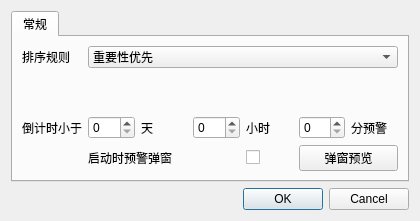
<?xml version="1.0" encoding="UTF-8"?>
<ui version="4.0">
 <class>setWin</class>
 <widget class="QDialog" name="setWin">
  <property name="windowModality">
   <enum>Qt::ApplicationModal</enum>
  </property>
  <property name="geometry">
   <rect>
    <x>0</x>
    <y>0</y>
    <width>420</width>
    <height>221</height>
   </rect>
  </property>
  <property name="minimumSize">
   <size>
    <width>420</width>
    <height>221</height>
   </size>
  </property>
  <property name="maximumSize">
   <size>
    <width>420</width>
    <height>221</height>
   </size>
  </property>
  <property name="windowTitle">
   <string>设置</string>
  </property>
  <property name="windowIcon">
   <iconset resource="source.qrc">
    <normaloff>:/图标/icon.ico</normaloff>:/图标/icon.ico</iconset>
  </property>
  <layout class="QGridLayout" name="gridLayout">
   <item row="1" column="0">
    <widget class="QDialogButtonBox" name="buttonBox">
     <property name="orientation">
      <enum>Qt::Horizontal</enum>
     </property>
     <property name="standardButtons">
      <set>QDialogButtonBox::Cancel|QDialogButtonBox::Ok</set>
     </property>
    </widget>
   </item>
   <item row="0" column="0">
    <widget class="QTabWidget" name="tabWidget">
     <property name="currentIndex">
      <number>0</number>
     </property>
     <widget class="QWidget" name="normalTab">
      <attribute name="title">
       <string>常规</string>
      </attribute>
      <layout class="QGridLayout" name="gridLayout_3">
       <item row="0" column="0">
        <layout class="QGridLayout" name="gridLayout_2">
         <item row="3" column="4">
          <widget class="QCheckBox" name="warningWinCheckBox">
           <property name="text">
            <string/>
           </property>
          </widget>
         </item>
         <item row="2" column="0">
          <widget class="QLabel" name="label_2">
           <property name="text">
            <string>倒计时小于</string>
           </property>
          </widget>
         </item>
         <item row="3" column="1" colspan="3">
          <widget class="QLabel" name="label_6">
           <property name="text">
            <string>启动时预警弹窗</string>
           </property>
          </widget>
         </item>
         <item row="0" column="1" colspan="6">
          <widget class="QComboBox" name="sortRuleComboBox">
           <item>
            <property name="text">
             <string>重要性优先</string>
            </property>
           </item>
           <item>
            <property name="text">
             <string>剩余时间优先</string>
            </property>
           </item>
          </widget>
         </item>
         <item row="2" column="4">
          <widget class="QLabel" name="label_4">
           <property name="text">
            <string>小时</string>
           </property>
          </widget>
         </item>
         <item row="0" column="0">
          <widget class="QLabel" name="label">
           <property name="text">
            <string>排序规则</string>
           </property>
          </widget>
         </item>
         <item row="3" column="5" colspan="2">
          <widget class="QPushButton" name="warningWinPushButton">
           <property name="text">
            <string>弹窗预览</string>
           </property>
          </widget>
         </item>
         <item row="2" column="2">
          <widget class="QLabel" name="label_3">
           <property name="text">
            <string>天</string>
           </property>
          </widget>
         </item>
         <item row="2" column="6">
          <widget class="QLabel" name="label_5">
           <property name="text">
            <string>分预警</string>
           </property>
          </widget>
         </item>
         <item row="1" column="1">
          <spacer name="verticalSpacer">
           <property name="orientation">
            <enum>Qt::Vertical</enum>
           </property>
           <property name="sizeHint" stdset="0">
            <size>
             <width>20</width>
             <height>40</height>
            </size>
           </property>
          </spacer>
         </item>
         <item row="2" column="1">
          <widget class="QSpinBox" name="countDownDaySpinBox">
           <property name="maximum">
            <number>365</number>
           </property>
          </widget>
         </item>
         <item row="2" column="3">
          <widget class="QSpinBox" name="countDownHourSpinBox">
           <property name="maximum">
            <number>23</number>
           </property>
          </widget>
         </item>
         <item row="2" column="5">
          <widget class="QSpinBox" name="countDownMinuteSpinBox">
           <property name="maximum">
            <number>59</number>
           </property>
          </widget>
         </item>
        </layout>
       </item>
      </layout>
     </widget>
    </widget>
   </item>
  </layout>
 </widget>
 <resources>
  <include location="source.qrc"/>
 </resources>
 <connections>
  <connection>
   <sender>buttonBox</sender>
   <signal>accepted()</signal>
   <receiver>setWin</receiver>
   <slot>accept()</slot>
   <hints>
    <hint type="sourcelabel">
     <x>240</x>
     <y>209</y>
    </hint>
    <hint type="destinationlabel">
     <x>157</x>
     <y>160</y>
    </hint>
   </hints>
  </connection>
  <connection>
   <sender>buttonBox</sender>
   <signal>rejected()</signal>
   <receiver>setWin</receiver>
   <slot>reject()</slot>
   <hints>
    <hint type="sourcelabel">
     <x>308</x>
     <y>209</y>
    </hint>
    <hint type="destinationlabel">
     <x>286</x>
     <y>160</y>
    </hint>
   </hints>
  </connection>
  <connection>
   <sender>warningWinPushButton</sender>
   <signal>clicked()</signal>
   <receiver>setWin</receiver>
   <slot>showWarnWinButtonPressAction()</slot>
   <hints>
    <hint type="sourcelabel">
     <x>331</x>
     <y>148</y>
    </hint>
    <hint type="destinationlabel">
     <x>366</x>
     <y>176</y>
    </hint>
   </hints>
  </connection>
 </connections>
 <slots>
  <slot>showWarnWinButtonPressAction()</slot>
 </slots>
</ui>
